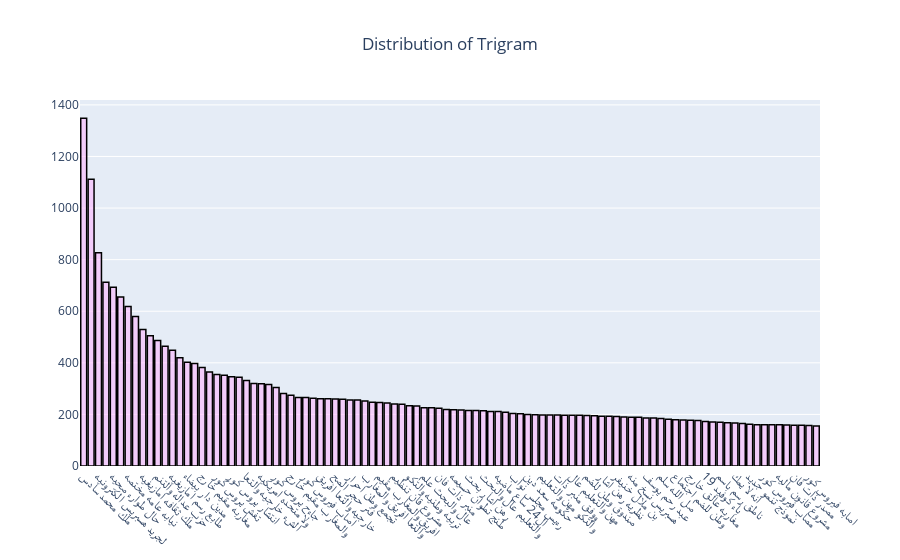

Notebook cell for this chart:
### Markdown cell above
## Trigram

### Code cell
words=get_top_n_words(df["story"],100,3)
df_gram=pd.DataFrame(words,columns=["Bigram","Count"])
data = go.Bar(
                x = df_gram["Bigram"],
                y = df_gram["Count"],
                name = "citations",
                marker = dict(color = 'rgba(255, 174, 255, 0.5)',
                             line=dict(color='rgb(0,0,0)',width=1.5)))
fig = go.Figure(data = data)
fig.update_xaxes(tickangle= 45)
fig.update_layout(title_text="Distribution of Trigram",title_x=0.5)

iplot(fig)
## now we see the top 100 words Trigram distribution

### Figure 1 — Plotly figure (JSON) as saved in the notebook; plotly's stock layout.template omitted (floating-point values rounded to 4 significant figures)
{"data": [{"marker": {"color": "rgba(255, 174, 255, 0.5)", "line": {"color": "rgb(0, 0, 0)", "width": 1.5}}, "name": "citations", "x": ["ملك محمد سادس", "يروس كور مستجد", "لجريد هسبريس الكترونيه", "تصريح لجريد هسبريس", "حال طوارء صحيه", "فيروس كور مستجد", "نيابه عامه مختصه", "سعد دين عثمان", "ملك ثقافه امازيغيه", "معهد ملك ثقافه", "حزب عداله والتنم", "توصل به هسبريس", "طابع رسم امازيغيه", "زار تربيه وطنيه", "مدين دار بيضاء", "مواقع تواصل اجتماع", "مغاربه مقيم خارج", "تفعيل طابع رسم", "تفش يروس كور", "جريد هسبريس الكترونيه", "انتشار يروس كور", "جاءح كوفيد 19", "الشء خارجيه والتعا", "عامه امن وطن", "ولا متحده امريكيه", "مديريه عامه امن", "جاءح يروس كور", "زير الشء خارجيه", "والمغارب مقيم خارج", "اشراف نيابه عامه", "اصاب فيروس كور", "تحت اشراف نيابه", "خارجيه والتعا افريق", "والمال واصلاح اداره", "فتر حجر الصح", "راس سنه امازيغيه", "تجمع وطن احرار", "اقتصاد والمال واصلاح", "والتعا افريق والمغارب", "تدبير حراسه نظريه", "افريق والمغارب مقيم", "جاليه مغربيه مقيمه", "مشروع قان تنظيم", "جديد فيروس كور", "تربيه وطنيه والتكو", "وطنيه والتكو مهن", "عال والبحث علم", "الام عام لحزب", "منبر ذات فان", "تحت تدبير حراسه", "طنج تطوان حسيمه", "ثقافه والشباب والرياض", "رهن اشار بحث", "عناصر درك ملك", "والتعليم عال والبحث", "مديريه جهويه صحه", "ال24 ساع ماضيه", "جامعه ملكيه مغربيه", "رءيس مجلس نواب", "افراد جاليه مغربيه", "حكومه سعد دين", "دار بيضاء سطا", "والتكو مهن والتعليم", "مغربيه لكر قدم", "ووفق منبر ذات", "حراسه نظريه رهن", "مهن والتعليم عال", "ملكيه مغربيه لكر", "صندوق وطن للضم", "يروس كوفيد 19", "نظريه رهن اشار", "زير تربيه وطنيه", "بن ملال خنيفر", "واضاف مصدر ذات", "هسبريس نسخ منه", "رءيس حكومه سعد", "عبد رحم يوسف", "وف خبر اخر", "صل الله سلم", "موقع تواصل اجتماع", "وطن للضم اجتماع", "منظم صحه عالميه", "مغاربه عالق خارج", "مغربيه لحقوق انس", "باء كوفيد 19", "حزب اصاله والمعاصر", "ناطق رسم باسم", "عام لمقاولا مغرب", "انه لا يمك", "خطوط ملكيه مغربيه", "نموذج تنمو جديد", "وكيل عام ملك", "مصاب فيروس كور", "تدريس لغه امازيغيه", "مشروع قانون ماليه", "لاغ توصل به", "مصدر ذات فان", "لتفعيل طابع رسم", "اصابه فيروس كور", "فقيه بن صالح"], "y": [1348, 1112, 827, 712, 693, 655, 618, 580, 529, 505, 487, 464, 449, 420, 402, 397, 382, 364, 355, 352, 346, 344, 331, 320, 319, 316, 304, 281, 274, 266, 266, 263, 261, 261, 260, 259, 256, 256, 252, 247, 246, 244, 240, 239, 234, 233, 226, 226, 224, 219, 218, 217, 215, 215, 214, 211, 211, 208, 204, 203, 200, 199, 198, 198, 198, 197, 197, 197, 196, 195, 193, 193, 192, 190, 189, 189, 186, 186, 184, 181, 179, 178, 177, 176, 173, 171, 170, 168, 167, 165, 162, 160, 160, 160, 160, 159, 158, 158, 157, 155], "type": "bar"}], "layout": {"title": {"text": "Distribution of Trigram", "x": 0.5}, "xaxis": {"tickangle": 45, "type": "category", "range": [-0.5, 99.5], "autorange": true}, "yaxis": {"type": "linear", "range": [0, 1419.0], "autorange": true}, "autosize": true}}
